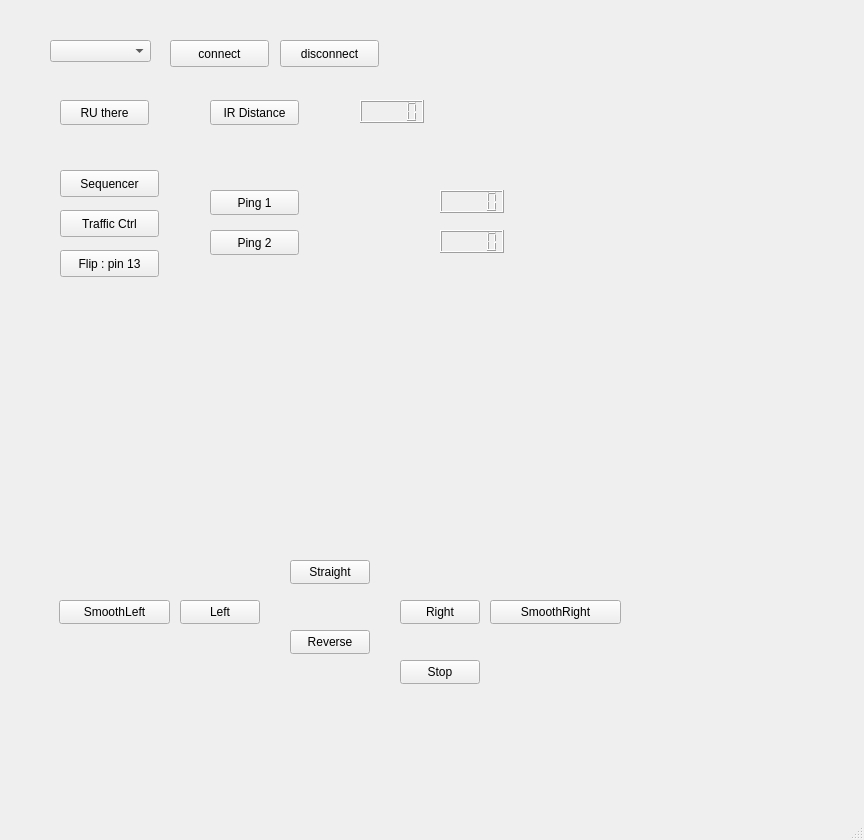
<?xml version="1.0" encoding="UTF-8"?>
<ui version="4.0">
 <class>MainWindow</class>
 <widget class="QMainWindow" name="MainWindow">
  <property name="geometry">
   <rect>
    <x>0</x>
    <y>0</y>
    <width>864</width>
    <height>840</height>
   </rect>
  </property>
  <property name="windowTitle">
   <string>Firmata Ping</string>
  </property>
  <widget class="QWidget" name="centralwidget">
   <widget class="QPushButton" name="connectButton">
    <property name="geometry">
     <rect>
      <x>170</x>
      <y>40</y>
      <width>99</width>
      <height>27</height>
     </rect>
    </property>
    <property name="text">
     <string>connect</string>
    </property>
   </widget>
   <widget class="QPushButton" name="discButton">
    <property name="geometry">
     <rect>
      <x>280</x>
      <y>40</y>
      <width>99</width>
      <height>27</height>
     </rect>
    </property>
    <property name="text">
     <string>disconnect</string>
    </property>
   </widget>
   <widget class="QPushButton" name="connectButton_2">
    <property name="geometry">
     <rect>
      <x>60</x>
      <y>170</y>
      <width>99</width>
      <height>27</height>
     </rect>
    </property>
    <property name="text">
     <string>Sequencer</string>
    </property>
   </widget>
   <widget class="QPushButton" name="connectButton_3">
    <property name="geometry">
     <rect>
      <x>60</x>
      <y>210</y>
      <width>99</width>
      <height>27</height>
     </rect>
    </property>
    <property name="text">
     <string>Traffic Ctrl</string>
    </property>
   </widget>
   <widget class="QPushButton" name="connectButton_4">
    <property name="geometry">
     <rect>
      <x>60</x>
      <y>250</y>
      <width>99</width>
      <height>27</height>
     </rect>
    </property>
    <property name="text">
     <string>Flip : pin 13</string>
    </property>
   </widget>
   <widget class="QComboBox" name="comboBox">
    <property name="geometry">
     <rect>
      <x>50</x>
      <y>40</y>
      <width>101</width>
      <height>22</height>
     </rect>
    </property>
   </widget>
   <widget class="QPushButton" name="pushButton">
    <property name="geometry">
     <rect>
      <x>60</x>
      <y>100</y>
      <width>89</width>
      <height>25</height>
     </rect>
    </property>
    <property name="text">
     <string>RU there</string>
    </property>
   </widget>
   <widget class="QPushButton" name="pushButton_2">
    <property name="geometry">
     <rect>
      <x>210</x>
      <y>190</y>
      <width>89</width>
      <height>25</height>
     </rect>
    </property>
    <property name="text">
     <string>Ping 1</string>
    </property>
   </widget>
   <widget class="QLCDNumber" name="lcdNumber">
    <property name="geometry">
     <rect>
      <x>440</x>
      <y>190</y>
      <width>64</width>
      <height>23</height>
     </rect>
    </property>
   </widget>
   <widget class="QPushButton" name="pushButton_3">
    <property name="geometry">
     <rect>
      <x>210</x>
      <y>230</y>
      <width>89</width>
      <height>25</height>
     </rect>
    </property>
    <property name="text">
     <string>Ping 2</string>
    </property>
   </widget>
   <widget class="QLCDNumber" name="lcdNumber_2">
    <property name="geometry">
     <rect>
      <x>440</x>
      <y>230</y>
      <width>64</width>
      <height>23</height>
     </rect>
    </property>
   </widget>
   <widget class="QLCDNumber" name="lcdNumber_4">
    <property name="geometry">
     <rect>
      <x>360</x>
      <y>100</y>
      <width>64</width>
      <height>23</height>
     </rect>
    </property>
   </widget>
   <widget class="QPushButton" name="pushButton_4">
    <property name="geometry">
     <rect>
      <x>210</x>
      <y>100</y>
      <width>89</width>
      <height>25</height>
     </rect>
    </property>
    <property name="text">
     <string>IR Distance</string>
    </property>
   </widget>
   <widget class="QCustomPlot" name="customPlot" native="true">
    <property name="geometry">
     <rect>
      <x>200</x>
      <y>300</y>
      <width>411</width>
      <height>211</height>
     </rect>
    </property>
   </widget>
   <widget class="QPushButton" name="pushButton_5">
    <property name="geometry">
     <rect>
      <x>290</x>
      <y>560</y>
      <width>80</width>
      <height>24</height>
     </rect>
    </property>
    <property name="text">
     <string>Straight</string>
    </property>
   </widget>
   <widget class="QPushButton" name="pushButton_6">
    <property name="geometry">
     <rect>
      <x>400</x>
      <y>600</y>
      <width>80</width>
      <height>24</height>
     </rect>
    </property>
    <property name="text">
     <string>Right</string>
    </property>
   </widget>
   <widget class="QPushButton" name="pushButton_7">
    <property name="geometry">
     <rect>
      <x>290</x>
      <y>630</y>
      <width>80</width>
      <height>24</height>
     </rect>
    </property>
    <property name="text">
     <string>Reverse</string>
    </property>
   </widget>
   <widget class="QPushButton" name="pushButton_8">
    <property name="geometry">
     <rect>
      <x>180</x>
      <y>600</y>
      <width>80</width>
      <height>24</height>
     </rect>
    </property>
    <property name="text">
     <string>Left</string>
    </property>
   </widget>
   <widget class="QPushButton" name="pushButton_9">
    <property name="geometry">
     <rect>
      <x>59</x>
      <y>600</y>
      <width>111</width>
      <height>24</height>
     </rect>
    </property>
    <property name="text">
     <string>SmoothLeft</string>
    </property>
   </widget>
   <widget class="QPushButton" name="pushButton_10">
    <property name="geometry">
     <rect>
      <x>490</x>
      <y>600</y>
      <width>131</width>
      <height>24</height>
     </rect>
    </property>
    <property name="text">
     <string>SmoothRight</string>
    </property>
   </widget>
   <widget class="QPushButton" name="pushButton_11">
    <property name="geometry">
     <rect>
      <x>400</x>
      <y>660</y>
      <width>80</width>
      <height>24</height>
     </rect>
    </property>
    <property name="text">
     <string>Stop</string>
    </property>
   </widget>
  </widget>
  <widget class="QMenuBar" name="menubar">
   <property name="geometry">
    <rect>
     <x>0</x>
     <y>0</y>
     <width>864</width>
     <height>21</height>
    </rect>
   </property>
  </widget>
  <widget class="QStatusBar" name="statusbar"/>
 </widget>
 <customwidgets>
  <customwidget>
   <class>QCustomPlot</class>
   <extends>QWidget</extends>
   <header location="global">qcustomplot.h</header>
   <container>1</container>
  </customwidget>
 </customwidgets>
 <resources/>
 <connections/>
</ui>
